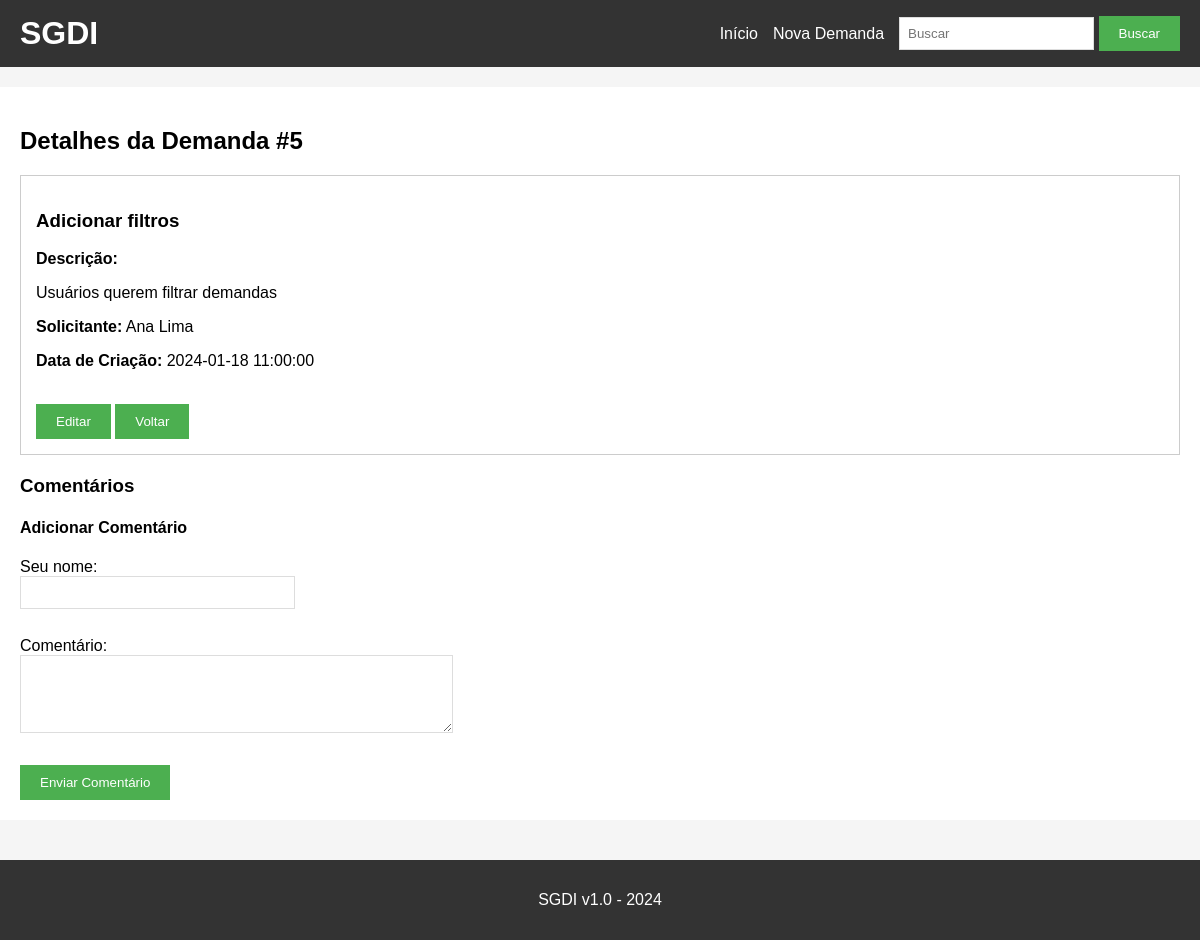
Page /detalhes/5 on the earlier database version.
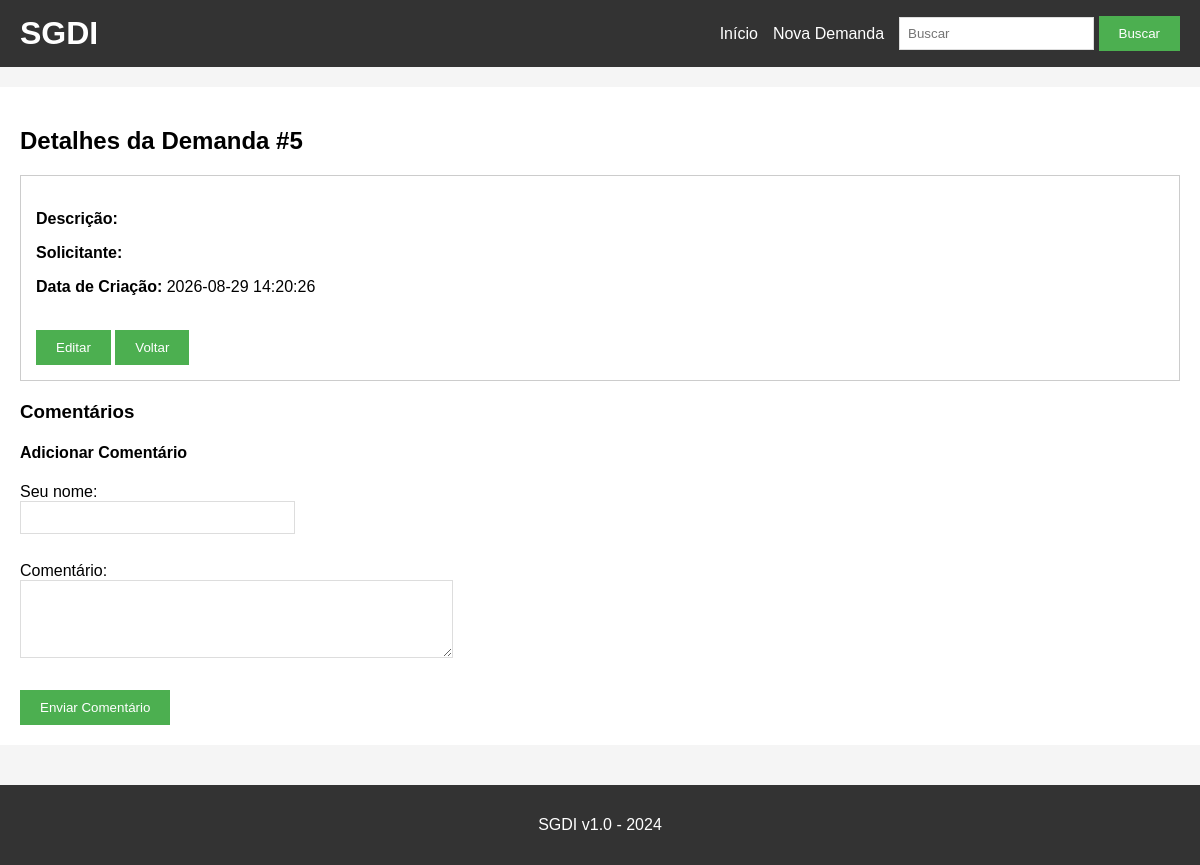
Same page on the later database version.
### tables this page shows
CREATE TABLE demandas (
    id INTEGER PRIMARY KEY AUTOINCREMENT,
    titulo TEXT NOT NULL,
    descricao TEXT,
    solicitante TEXT,
    data_criacao TEXT
);

### app.py (the view)
@app.route('/detalhes/<id>')
def detalhes(id):
    conn = get_db()
    cursor = conn.cursor()
    demanda = cursor.execute('SELECT * FROM demandas WHERE id=?', (id,)).fetchone()
    comentarios = cursor.execute('SELECT * FROM comentarios WHERE demanda_id=?', (id,)).fetchall()
    conn.close()
    return render_template('detalhes.html', demanda=demanda, comentarios=comentarios)

### app.py (called while the page is built)
def get_db():
    conn = sqlite3.connect('demandas.db')
    conn.row_factory = sqlite3.Row
    return conn

### templates/detalhes.html (shortened to what this page needs)
{% extends "base.html" %}
{% block content %}
<h2>Detalhes da Demanda #{{ demanda[0] }}</h2>
<div style="border:1px solid #ccc; padding:15px; margin-bottom:20px;">
    <h3>{{ demanda[1] }}</h3>
    <p><strong>Descrição:</strong></p>
    <p>{{ demanda[2] }}</p>
    <p><strong>Solicitante:</strong> {{ demanda[3] }}</p>
    <p><strong>Data de Criação:</strong> {{ demanda[4] }}</p>
    <br>
    <a href="/editar/{{ demanda[0] }}"><button>Editar</button></a>
    <a href="/"><button>Voltar</button></a>
</div>
<h3>Comentários</h3>
<h4>Adicionar Comentário</h4>
<form method="POST" action="/adicionar_comentario/{{ demanda[0] }}">
    <div>
        <label>Seu nome:</label><br>
        <input type="text" name="autor" size="30">
    </div>
    <br>
    <div>
        <label>Comentário:</label><br>
        <textarea name="comentario" rows="4" cols="50"></textarea>
    </div>
    <br>
    <button type="submit">Enviar Comentário</button>
</form>
{% endblock %}

Differences in the rows shown:
no longer on this page (row edited): demandas: id "5", titulo "Adicionar filtros", descricao "Usuários querem filtrar demandas", solicitante "Ana Lima", data_criacao "2024-01-18 11:00:00"
added demandas: id "5", data_criacao "2026-08-29 14:20:26"
